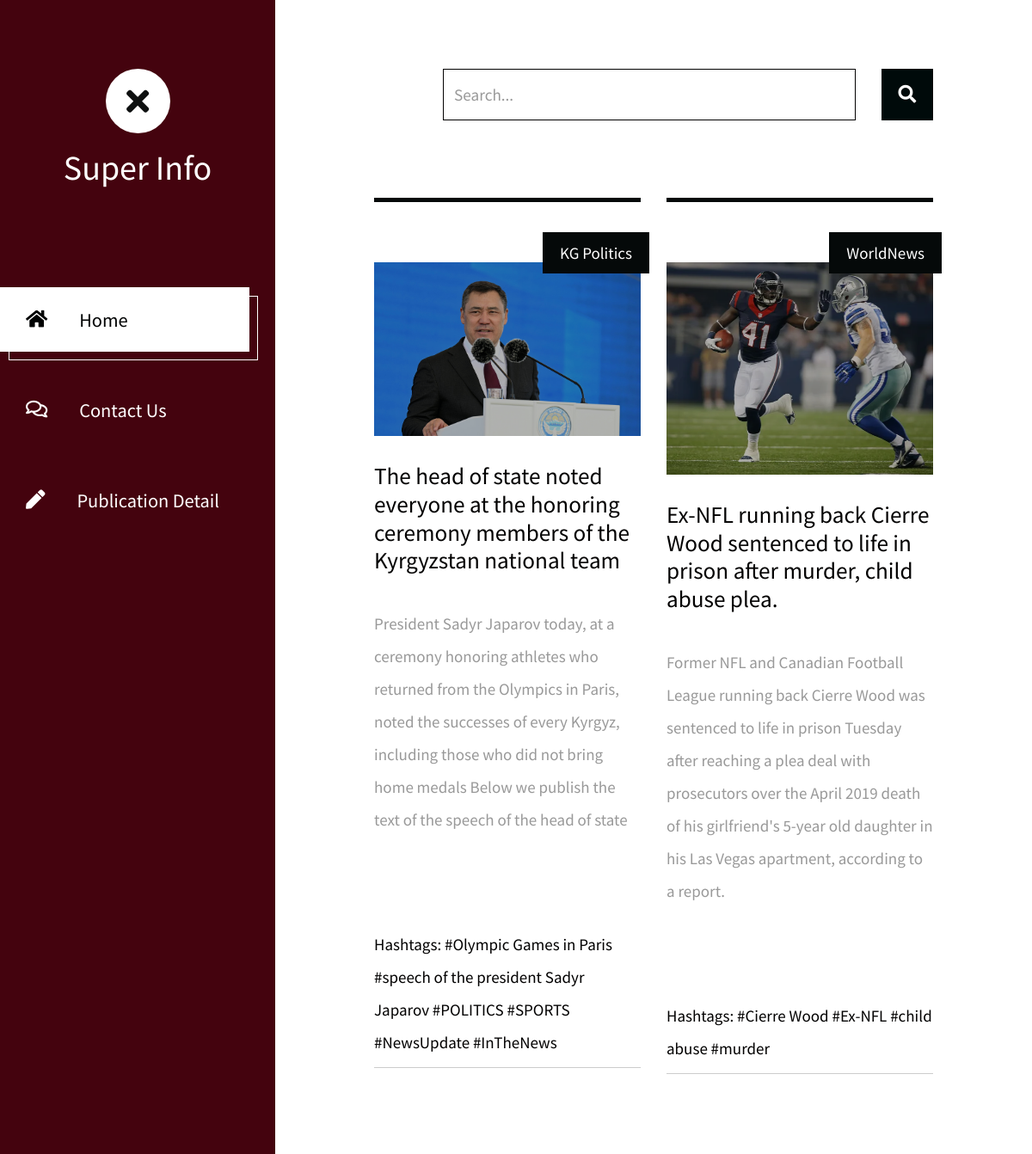
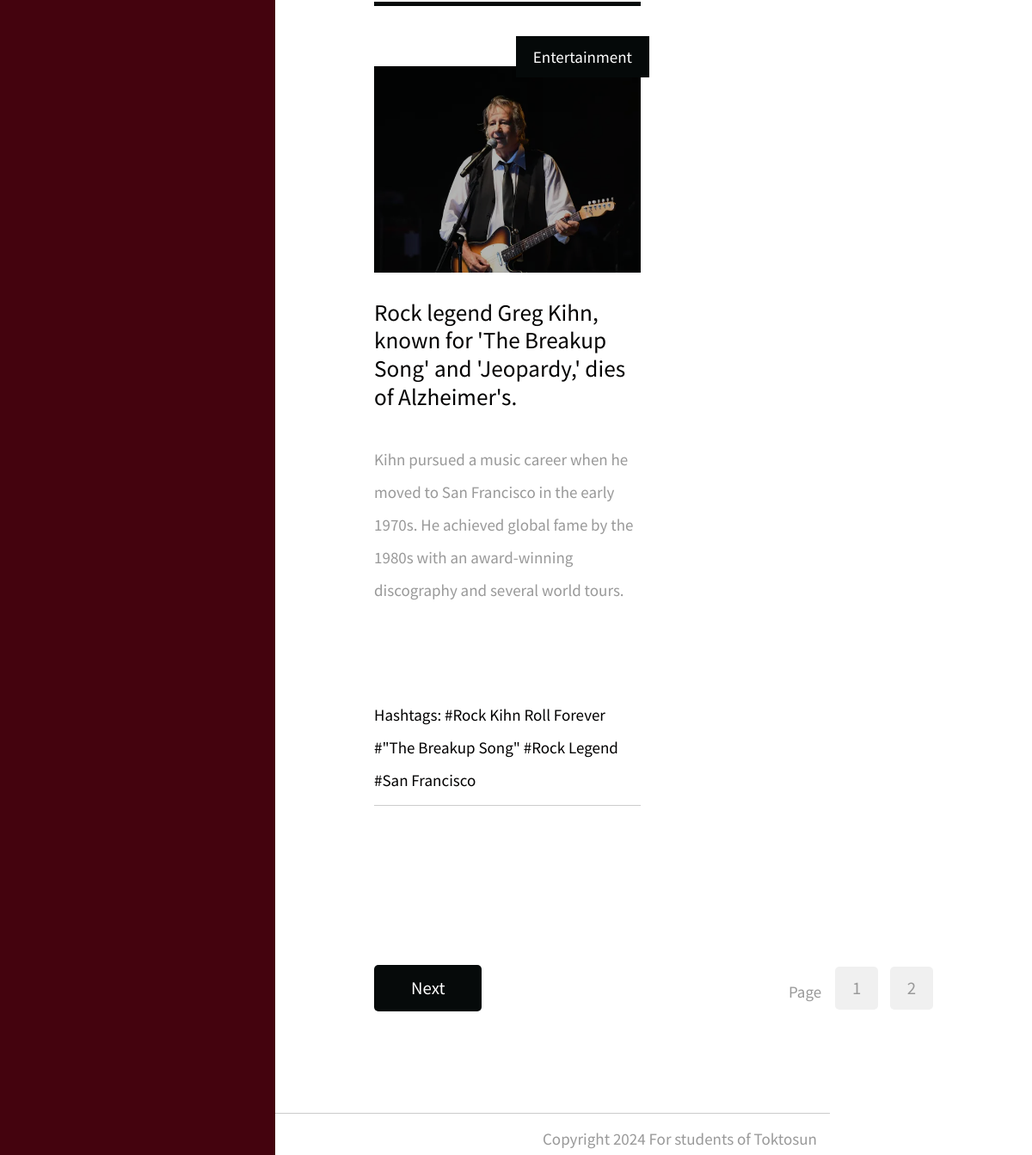
/home/, run on the app's committed database (2 pictures, top to bottom).
### blog/models.py (models this page shows, shortened)
class Publication(models.Model):
    category = models.ForeignKey(Category, on_delete=models.SET_NULL, related_name="publications", null=True)
    hashtags = models.ManyToManyField(Hashtag, related_name='publications')
    title = models.TextField(verbose_name='название')
    short_description = models.TextField(verbose_name='короткое описание')
    full_description = models.TextField(verbose_name='полное описание', default=None)
    image = models.ImageField(verbose_name='изображение',null=True)
    created_at = models.DateTimeField(auto_now_add=True, null=True)
    is_active = models.BooleanField(default=True)
    class Meta:
        verbose_name_plural = 'Публикации'
        verbose_name = 'Публикация'

class Category(models.Model):
    title = models.TextField()
    class Meta:
        verbose_name_plural = 'Категории публикаций'
        verbose_name = 'Категория публикации'

class Hashtag(models.Model):
    title = models.TextField()
    class Meta:
        verbose_name_plural = 'Хештеги'
        verbose_name = 'Хештег'

### blog/views.py (the view)
# urls.py: path('home/', HomeView.as_view(), name='home'),
class HomeView(TemplateView):
    template_name = 'index.html'
    def get_context_data(self, **kwargs):
        publications = Publication.objects.filter(is_active=True)
        paginator = Paginator(publications,3)
        page_number = self.request.GET.get('page')
        page_obj = paginator.get_page(page_number)
        context = {
            'page_obj': page_obj
        }
        return context

### templates/index.html (shortened to what this page needs)
{% extends 'base.html' %}
{% load static %}
{% block content %}
<body>
        <div class="row tm-row">
            {% for item in page_obj %}
            <article class="col-12 col-md-6 tm-post">
                <hr class="tm-hr-primary">
                    <a href="{% url 'publication-detail-url' item.id %}" class="effect-lily tm-post-link tm-pt-60">
                        <div class="tm-post-link-inner">
                            <img src="{{ item.image.url }}" alt="Image" class="img">
                        </div>
                        <span class="position-absolute tm-new-badge">{{ item.category.title }}</span>
                        <h2 class="tm-pt-30 tm-color-primary tm-post-title">{{ item.title }}</h2>
                        <p class="tm-pt-30">{{ item.short_description }}</p>
                    </a>
                    <p class="tm-pt-30"></p>
                    <div class="d-flex justify-content-between tm-pt-45">
                        <span class="tm-color-primary">Hashtags:
                            {% for hashtag in item.hashtags.all %}
                            #{{ hashtag.title }}
                            {% endfor %}
                        </span>
                    </div>
                    <hr>
            </article>
            {% endfor %}
        </div>
            <div class="row tm-row tm-mt-100 tm-mb-75">
                <div class="tm-prev-next-wrapper">
                {% if page_obj.has_next %}
                    <a href="?page={{page_obj.next_page_number }}" class="mb-2 tm-btn tm-btn-primary tm-prev-next">Next</a>
                {% endif %}
                </div>
                <div class="tm-paging-wrapper">
                    <span class="d-inline-block mr-3">Page</span>
                    <nav class="tm-paging-nav d-inline-block">
                        <ul>
                            {% for p in page_obj.paginator.page_range %}
                            <li class="tm-paging-item {% if page_obj.nummber == p %} active {% endif %}">
                                <a href="?page={{ p }}" class="mb-2 tm-btn tm-paging-link">{{ p }}</a>
                            </li>
                            {% endfor %}
                        </ul>
                    </nav>
                </div>
            </div>
        </main>
    </div>
</body>
{% endblock %}

### templates/base.html (shortened to what this page needs)
{% load static %}
<!DOCTYPE html>
<html lang="en">
<head>
	<link rel="stylesheet" href="{% static 'fontawesome/css/all.min.css' %}">
    <link href="{% static 'css/bootstrap.min.css' %}" rel="stylesheet">
    <link href="{% static 'css/templatemo-xtra-blog.css' %}" rel="stylesheet">
</head>
<header class="tm-header" id="tm-header">
        <div class="tm-header-wrapper">
            <div class="tm-site-header">
                <div class="mb-3 mx-auto tm-site-logo"><i class="fas fa-times fa-2x"></i></div>
                <h1 class="text-center">Super Info</h1>
            </div>
            <nav class="tm-nav" id="tm-nav">
                <ul>
                    <li class="tm-nav-item active"><a href="{% url 'home' %}" class="tm-nav-link">
                        <i class="fas fa-home"></i>
                        Home
                    </a></li>
                    <li class="tm-nav-item"><a href="{% url 'contact' %}" class="tm-nav-link">
                        <i class="far fa-comments"></i>
                        Contact Us
                                         </a></li>
                    <li class="tm-nav-item"><a href="{% url 'publication-detail' %}" class="tm-nav-link">
                        <i class="fas fa-pen"></i>
                        Publication Detail
                    </a></li>
                </ul>
            </nav>
        </div>
    </header>
    <div class="container-fluid">
        <main class="tm-main">
            <div class="row tm-row">
                <div class="col-12">
                    <form action="{% url 'home-search-url' %}" method="GET" class="form-inline tm-mb-80 tm-search-form">
                        <input class="form-control tm-search-input" name="search" type="text" placeholder="Search..." aria-label="Search">
                        <button class="tm-search-button" type="submit">
                            <i class="fas fa-search tm-search-icon" aria-hidden="true"></i>
                        </button>
                    </form>
                </div>
            </div>
{% block content %}
{% endblock %}
<footer class="row tm-row">
                <hr class="col-12">
                <div class="col-md-6 col-12 tm-color-gray">
                </div>
                <div class="col-md-6 col-12 tm-color-gray tm-copyright">
                    Copyright 2024 For students of Toktosun
                </div>
            </footer>
</html>

### assets/css/templatemo-xtra-blog.css (style rules this page uses)
html { overflow-x: hidden; }
body { margin: 0; padding: 0; font-family: 'Source Sans Pro', sans-serif; font-size: 19px; line-height: 2em; overflow-x: hidden; }
p, span { color: #999; }
hr { border-top-color: #CCC; margin-top: 10px; margin-bottom: 10px; }
.form-control::placeholder { color: #999; }
.tm-header { background-color: #44030e; color: white; position: fixed; top: 0; left: 0; bottom: 0; z-index: 100; width: 400px; overflow-y: visible; }
.tm-header-wrapper { overflow-y: scroll; scrollbar-width: none; -ms-overflow-style: none; padding: 30px; width: 100%; height: 100%; }
.tm-site-header { margin-top: 50px; margin-bottom: 115px; }
.tm-site-logo { width: 75px; height: 75px; border-radius: 50%; background-color: white; display: flex; align-items: center; justify-content: center; }
.tm-site-logo i { color: #0e1010; }
.tm-main { margin-left: 400px; padding: 80px 100px 25px; }
.tm-post { max-width: 470px; }
.tm-row { max-width: 980px; justify-content: space-between; }
.tm-nav { margin-bottom: 100px; }
.tm-nav-item { list-style: none; margin-bottom: 30px; }
.tm-nav-link { color: white; background-color: transparent; height: 75px; width: 100%; max-width: 300px; display: flex; align-items: center; font-size: 1.4rem; padding: 30px; }
.tm-nav-item:hover .tm-nav-link, .tm-nav-item.active .tm-nav-link { color: #000202; background-color: white; text-decoration: none; }
.tm-nav ul { position: relative; }
.tm-nav-item:hover:after, .tm-nav-item.active:after { content: ''; width: 100%; max-width: 300px; height: 75px; display: block; border: 1px solid white; margin-left: 10px; margin-top: -65px; position: absolute; z-index: -1000; }
.tm-nav-link i { margin-right: 37px; }
ul { margin: 0; padding: 0; }
.tm-nav { margin-left: -30px; }
.tm-search-form { display: flex; align-items: center; justify-content: flex-end; }
.form-inline .form-control.tm-search-input { display: block; height: 60px; width: 480px; margin-right: 30px; border-radius: 0; border-color: #020101; font-size: 1.2rem; }
.tm-search-button { width: 60px; height: 60px; border: none; background-color: #000a0a; transition: all 0.3s ease; }
.tm-search-icon { color: white; font-size: 1.3rem; }
.tm-post-link { display: block; position: relative; cursor: pointer; }
.tm-post-link-inner { overflow: hidden; background: #050809; }
.tm-post-link img { position: relative; display: block; min-height: 100%; max-width: 100%; opacity: 0.8; }
.effect-lily img { max-width: none; width: -webkit-calc(100% + 50px); width: calc(100% + 50px); opacity: 0.7; -webkit-transition: opacity 0.35s, -webkit-transform 0.35s; transition: opacity 0.35s, transform 0.35s; -webkit-transform: translate3d(-40px,0, 0); transform: translate3d(-40px,0,0); }
.tm-post { margin-bottom: 75px; }
.tm-new-badge { top: 25px; right: -10px; background-color: #050909; color: white; padding: 5px 20px; }
.tm-post-title { font-size: 1.7rem; transition: all 0.3s ease; }
.tm-btn { display: inline-block; border-radius: 5px; font-size: 1.3rem; transition: all 0.3s ease; }
.tm-btn-primary { background-color: #060a0a; color: white; padding: 8px 43px; border: none; }
.tm-paging-nav ul li { list-style: none; display: inline-block; margin-right: 10px; }
.tm-paging-nav ul li:last-child { margin-right: 0; }
.tm-paging-link { background-color: #F0F0F0; color: #999; width: 50px; height: 50px; display: flex; align-items: center; justify-content: center; }
.tm-paging-wrapper { display: flex; justify-content: flex-end; align-items: center; }
.tm-prev-next-wrapper, .tm-paging-wrapper { flex: 0 0 50%; max-width: 50%; padding-left: 15px; padding-right: 15px; }
.tm-copyright { text-align: right; }
hr.tm-hr-primary { border-top: 5px solid #060a0a; }
.form-control { height: 45px; border-color: #090e0e; border-radius: 0; }
.tm-pt-30 { padding-top: 30px; }
.tm-pt-45 { padding-top: 45px; }
.tm-pt-60 { padding-top: 60px; }
.tm-mb-75 { margin-bottom: 75px; }
.tm-mb-80 { margin-bottom: 80px; }
.tm-mt-100 { margin-top: 100px; }
.tm-color-primary, span.tm-color-primary { color: #020101; }
a.tm-color-gray, .tm-color-gray { color: #999; }
@media (max-width: 1540px) { .tm-header { width: 320px; } }
@media (max-width: 1540px) { .tm-main { margin-left: 320px; width: calc(100% - 320px); } }

### data on the page
Publication: image (picture), category "KG Politics", title "The head of state noted everyone at the honoring ceremony members of the Kyrgyzstan national team", short_description "President Sadyr Japarov today, at a ceremony honoring athletes who returned from the Olympics in Paris, noted the successes of every Kyrgyz, including those who did not bring home medals Below we publish the text of the speech of the head of state"
Hashtag: title "Olympic Games in Paris"
Hashtag: title "speech of the president Sadyr Japarov"
Hashtag: title "POLITICS"
Hashtag: title "SPORTS"
Hashtag: title "NewsUpdate"
Hashtag: title "InTheNews"
Publication: image (picture), category "WorldNews", title "Ex-NFL running back Cierre Wood sentenced to life in prison after murder, child abuse plea.", short_description "Former NFL and Canadian Football League running back Cierre Wood was sentenced to life in prison Tuesday after reaching a plea deal with prosecutors over the April 2019 death of his girlfriend's 5-year old daughter in his Las Vegas apartment, according to a report."
Hashtag: title "Cierre Wood"
Hashtag: title "Ex-NFL"
Hashtag: title "child abuse"
Hashtag: title "murder"
Publication: image (picture), category "Entertainment", title "Rock legend Greg Kihn, known for 'The Breakup Song' and 'Jeopardy,' dies of Alzheimer's.", short_description "Kihn pursued a music career when he moved to San Francisco in the early 1970s. He achieved global fame by the 1980s with an award-winning discography and several world tours."
Hashtag: title "Rock Kihn Roll Forever"
Hashtag: title "\"The Breakup Song\""
Hashtag: title "Rock Legend"
Hashtag: title "San Francisco"

### other printed values
{{ p }} "1" "2"
